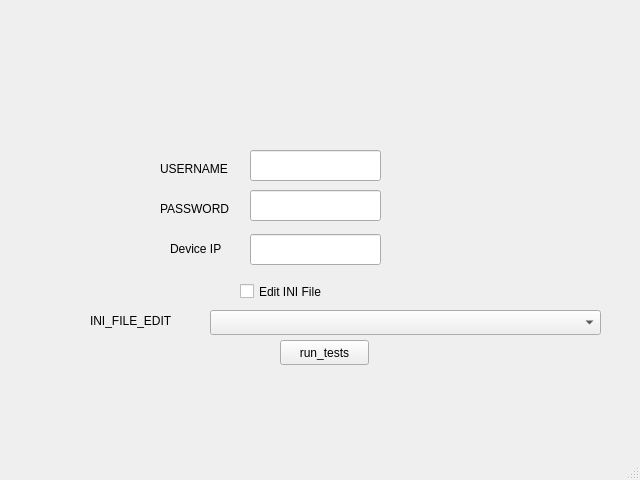
<?xml version="1.0" encoding="UTF-8"?>
<ui version="4.0">
 <class>NOMUS</class>
 <widget class="QMainWindow" name="NOMUS">
  <property name="geometry">
   <rect>
    <x>0</x>
    <y>0</y>
    <width>640</width>
    <height>480</height>
   </rect>
  </property>
  <property name="windowTitle">
   <string>NOMUS COMM SYSTEMS</string>
  </property>
  <widget class="QWidget" name="centralwidget">
   <widget class="QLineEdit" name="Username">
    <property name="geometry">
     <rect>
      <x>250</x>
      <y>150</y>
      <width>131</width>
      <height>31</height>
     </rect>
    </property>
   </widget>
   <widget class="QLabel" name="label">
    <property name="geometry">
     <rect>
      <x>160</x>
      <y>160</y>
      <width>81</width>
      <height>17</height>
     </rect>
    </property>
    <property name="text">
     <string>USERNAME</string>
    </property>
   </widget>
   <widget class="QLineEdit" name="Password">
    <property name="geometry">
     <rect>
      <x>250</x>
      <y>190</y>
      <width>131</width>
      <height>31</height>
     </rect>
    </property>
    <property name="echoMode">
     <enum>QLineEdit::Password</enum>
    </property>
   </widget>
   <widget class="QLabel" name="PASSWORD">
    <property name="geometry">
     <rect>
      <x>160</x>
      <y>200</y>
      <width>81</width>
      <height>17</height>
     </rect>
    </property>
    <property name="text">
     <string>PASSWORD</string>
    </property>
   </widget>
   <widget class="QLineEdit" name="lineEdit">
    <property name="geometry">
     <rect>
      <x>250</x>
      <y>234</y>
      <width>131</width>
      <height>31</height>
     </rect>
    </property>
   </widget>
   <widget class="QLabel" name="label_2">
    <property name="geometry">
     <rect>
      <x>170</x>
      <y>240</y>
      <width>67</width>
      <height>17</height>
     </rect>
    </property>
    <property name="text">
     <string>Device IP</string>
    </property>
   </widget>
   <widget class="QPushButton" name="Run">
    <property name="geometry">
     <rect>
      <x>280</x>
      <y>340</y>
      <width>89</width>
      <height>25</height>
     </rect>
    </property>
    <property name="text">
     <string>run_tests</string>
    </property>
   </widget>
   <widget class="QLabel" name="Select_ini_file">
    <property name="geometry">
     <rect>
      <x>90</x>
      <y>310</y>
      <width>101</width>
      <height>21</height>
     </rect>
    </property>
    <property name="text">
     <string>INI_FILE_EDIT</string>
    </property>
   </widget>
   <widget class="QComboBox" name="select_dropdown">
    <property name="geometry">
     <rect>
      <x>210</x>
      <y>310</y>
      <width>391</width>
      <height>25</height>
     </rect>
    </property>
   </widget>
   <widget class="QCheckBox" name="edit_ini_checkbox">
    <property name="geometry">
     <rect>
      <x>240</x>
      <y>280</y>
      <width>161</width>
      <height>23</height>
     </rect>
    </property>
    <property name="text">
     <string>Edit INI File</string>
    </property>
   </widget>
  </widget>
  <widget class="QMenuBar" name="menubar">
   <property name="geometry">
    <rect>
     <x>0</x>
     <y>0</y>
     <width>640</width>
     <height>22</height>
    </rect>
   </property>
  </widget>
  <widget class="QStatusBar" name="statusbar"/>
 </widget>
 <resources/>
 <connections/>
</ui>
